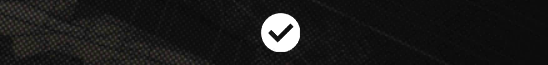
#> input picture scripts/vision/templates/OfflineConfirm.png, 548 x 65 px
$ python -i vision.py   (imports and definitions only)
#> lines starting #> are read from the running program, lines starting #| are printed output that depends on the picture
#> further down, picture is the input picture: shape (65, 548, 3); mean B, G, R 26.3, 26.9, 27.1
# -*- coding: utf-8 -*-
# ============================================================
# vision.py — MAA 同款屏幕识别助手（模板匹配 + PaddleOCR）
# 算法与 MAA src/MaaCore/Vision/Matcher.cpp 一致：
#   cv2.matchTemplate(TM_CCOEFF_NORMED) + minMaxLoc + ROI + 阈值
# OCR 为 MAA 同款 PaddleOCR det/rec ONNX 模型（models/ 目录，
# 拷自 MAA resource/PaddleOCR，与官服/B服安装完全一致）。
#
# 模板库 vision/templates/ 拷自 MAA resource/template（720p 基准），
# manifest.json 定义每个模板的 roi 与 templThreshold（取自 MAA tasks.json）。
#
# 用法一（单帧）：vision.py --image frame.png --ops ops.json
#   ops.json: {
#     "templates": [{"name":"StartToWakeUp","roi":[x,y,w,h],"threshold":0.7}],
#     "ocr":       [{"name":"login","text":["账号登录"],"exact":false,"roi":null}]
#   }
#   输出（stdout 单行 JSON）：
#   {"templates":{"StartToWakeUp":{"matched":true,"score":0.93,"x":537,"y":480,"w":202,"h":65}},
#    "ocr":{"login":{"matched":true,"hit":"账号登录","box":[..],"lines":[{"text":"..","box":[..]}]}}}
#   ocr 项无 text 时（"all": true）返回全部行，不做匹配。
#
# 用法二（常驻）：vision.py --serve
#   stdin 每行一个请求 JSON（同 ops.json 外加 "image": 路径），
#   stdout 每行一个响应 JSON。模型只加载一次，供轮询循环复用。
# 退出码：0 正常响应；2 请求处理出错（响应里带 "error"）
# ============================================================
import argparse
import json
import math
import pathlib
import sys

import cv2
import numpy as np

BASE = pathlib.Path(__file__).resolve().parent
TEMPLATES_DIR = BASE / "templates"
MANIFEST_PATH = TEMPLATES_DIR / "manifest.json"
DET_MODEL = BASE / "models" / "det" / "inference.onnx"
REC_MODEL = BASE / "models" / "rec" / "inference.onnx"
KEYS_FILE = BASE / "models" / "rec" / "keys.txt"

DET_LIMIT_SIDE = 960        # det 输入长边上限（paddle mobile 默认）
# MAA OnnxHelper::image_to_tensor 的预处理：BGR→RGB，仅除以 255，无 mean/std
DET_THRESH = 0.3            # DB 概率图二值化
DET_BOX_THRESH = 0.45       # 候选框内平均分过滤
DET_UNCLIP_RATIO = 1.6      # DB 外扩比例（paddle v3 mobile 默认）
REC_IMG_H = 48              # rec 输入高（PP-OCRv3）


class Ocr:
    """PaddleOCR det + rec（onnxruntime CPU），模型懒加载、进程内复用"""

    def __init__(self):
        self._ready = False
        self._det = None
        self._rec = None
        self._keys = None

    def _init(self):
        if self._ready:
            return
        import onnxruntime as ort
        opts = ort.SessionOptions()
        opts.intra_op_num_threads = 4
        self._det = ort.InferenceSession(str(DET_MODEL), sess_options=opts,
                                         providers=["CPUExecutionProvider"])
        self._rec = ort.InferenceSession(str(REC_MODEL), sess_options=opts,
                                         providers=["CPUExecutionProvider"])
        with open(KEYS_FILE, encoding="utf-8") as f:
            self._keys = [line.rstrip("\r\n") for line in f if line.strip()]
        self._ready = True

    # ---- det：DBNet 文本检测，返回行级文本框（原图坐标，4 点）----
    def detect(self, img):
        self._init()
#> (the call stopped at in _init, `opts = ort.SessionOptions()`: onnxruntime is not available in this run)
        h, w = img.shape[:2]
#> h = 65; w = 548
        scale = min(1.0, DET_LIMIT_SIDE / max(h, w))
#> scale = 1
        rh, rw = int(round(h * scale)), int(round(w * scale))
#> rh = 65; rw = 548
        # 补到 32 的倍数
        ph, pw = math.ceil(rh / 32) * 32, math.ceil(rw / 32) * 32
#> ph = 96; pw = 576
        canvas = np.zeros((ph, pw, 3), np.float32)
        small = cv2.cvtColor(cv2.resize(img, (rw, rh)), cv2.COLOR_BGR2RGB)
        canvas[:rh, :rw, :] = small
        x = (canvas / 255.0)
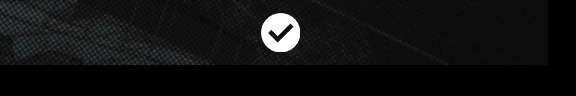
#> x: shape (96, 576, 3) float32; mean of channels 0, 1, 2 0.0685, 0.0678, 0.0666; drawn as B, G, R
        x = x.transpose(2, 0, 1)[None].astype(np.float32)
        inp = self._det.get_inputs()[0].name
        prob = self._det.run(None, {inp: x})[0][0, 0]          # (ph, pw)
        bitmap = (prob > DET_THRESH).astype(np.uint8)
        boxes = []
        contours, _ = cv2.findContours(bitmap, cv2.RETR_LIST, cv2.CHAIN_APPROX_SIMPLE)
        for cnt in contours:
            if cv2.contourArea(cnt) < 8:
                continue
            (cx, cy), (bw, bh), ang = cv2.minAreaRect(cnt)
            if min(bw, bh) < 3:
                continue
            # 分数在原始轮廓内取平均（此模型概率图硬饱和，外扩框会被纯黑背景稀释）
            if self._contour_score(prob, cnt) < DET_BOX_THRESH:
                continue
            # DB unclip：矩形外扩 d = area*ratio/perimeter（只用于框几何）
            d = (bw * bh) * DET_UNCLIP_RATIO / (2 * (bw + bh))
            box = cv2.boxPoints(((cx, cy), (bw + 2 * d, bh + 2 * d), ang))
            # 缩放回原图坐标
            box = box / [scale, scale]
            boxes.append(np.clip(box, 0, [w - 1, h - 1]).astype(np.float32))
        # 阅读序：先上后下、行内先左后右
        boxes.sort(key=lambda b: (min(p[1] for p in b) // 12, min(p[0] for p in b)))
        return boxes

    # [55 lines left out: functions _contour_score, recognize, _rot_crop, not called in this run]

    # ---- 全帧 OCR：返回 [{text, box:[x,y,w,h], center:[x,y]}] ----
    def lines(self, img):
        out = []
        for box in self.detect(img):
            text = self.recognize(img, box).strip()
            if not text:
                continue
            x0, y0 = box[:, 0].min(), box[:, 1].min()
            x1, y1 = box[:, 0].max(), box[:, 1].max()
            out.append({
                "text": text,
                "box": [int(x0), int(y0), int(x1 - x0), int(y1 - y0)],
                "center": [int((x0 + x1) / 2), int((y0 + y1) / 2)],
            })
#> this loop made 0 passes
#> after the loop, out = []
        return out


class Vision:
    def __init__(self):
        self._ocr = Ocr()
        self._templates = {}     # name -> (img, roi, threshold)

    # [91 lines left out: functions _load_manifest, match_templates, ocr, process, not called in this run]


def _emit(obj):
    sys.stdout.write(json.dumps(obj, ensure_ascii=False) + "\n")
    sys.stdout.flush()


# [22 lines left out: function main, not called in this run]


# [2 lines not run here, left out]

>>> import cv2
>>> picture = cv2.imread('templates/OfflineConfirm.png')
#> (the run stopped early here; a loop or call above may not have finished)
